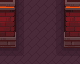

Rendered tile map (Tiled .tmx) drawn with the repository's tilesets; below, a short description and the full map source, tile grids included:
An orthogonal 5x4 tile map with 16x16 px tiles, 3 tile layers (Back, Walls, Front) and 1 object (Gate).

<map version="1.10" tiledversion="1.10.2" orientation="orthogonal" renderorder="right-down" width="5" height="4" tilewidth="16" tileheight="16" infinite="0" nextlayerid="5" nextobjectid="2">
 <tileset firstgid="1" source="../../../Tilesets/forge_tileset.tsx" />
 <layer id="1" name="Back" width="5" height="4">
  <data encoding="csv">
0,202,203,204,0,
0,202,203,204,0,
0,202,203,204,0,
178,232,203,230,178
</data>
 </layer>
 <layer id="2" name="Walls" width="5" height="4">
  <data encoding="csv">
104,0,0,0,102,
129,0,0,0,127,
154,0,0,0,152,
0,0,0,0,0
</data>
 </layer>
 <layer id="3" name="Front" width="5" height="4">
  <data encoding="csv">
0,0,0,0,0,
0,0,0,0,0,
0,0,0,0,0,
0,0,0,0,0
</data>
 </layer>
 <objectgroup id="4" name="Entities">
  <object id="1" type="Gate" x="16" y="0" width="48" height="48">
   <properties>
    <property name="Orientation" value="Horizontal" />
   </properties>
  </object>
 </objectgroup>
</map>
